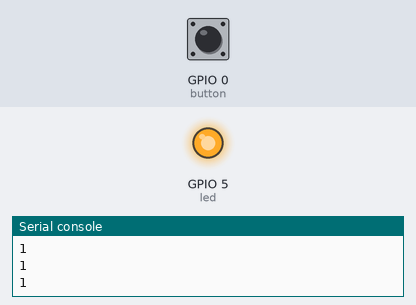
Bench run of a program on a simulated ESP32 board running MicroPython. Shown: output pins drawn as LEDs (lit = HIGH), the last lines printed to the serial console. The inputs (shaded band) are chosen by the test bench; at power-on: GPIO 0 (button) HIGH.

Above: at 1.2 s.
1.3 s: GPIO 0 (button) pulled LOW for 0.3 s
At 1.9 s:
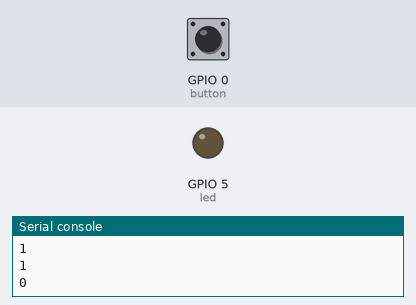
3.5 s: GPIO 0 (button) pulled LOW for 3.2 s
At 8.4 s:
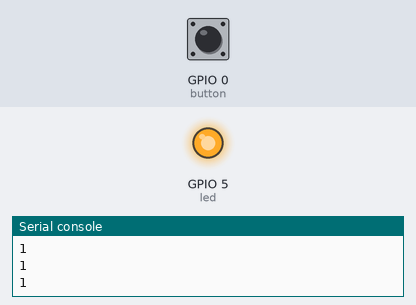
Timing chart, 0 to 9.9 s (numbered marks = the images above; inputs shaded):
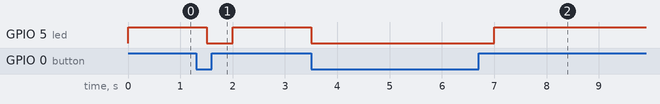

The program:

pushbutton_led.py
```python
from machine import Pin
from time import sleep
from lib.config import *

led = Pin(DEFAULT_IOTKIT_LED1, Pin.OUT)
button = Pin(DEFAULT_IOTKIT_BUTTON1, Pin.IN)

while True:
  led.value(button.value())
  print( button.value() )
  sleep(0.5)
```

config.py
```python
### Default Pins esp32-devkitC-V4 bzw. Mapping auf IoTKitV3.1 small

DEFAULT_IOTKIT_LED1 = 5
DEFAULT_IOTKIT_BUZZER = 26
DEFAULT_IOTKIT_BUTTON1 = 0

# I2C Bus D15 und D14
DEFAULT_IOTKIT_I2C_SCL = 4
DEFAULT_IOTKIT_I2C_SDA = 2

# H-Bridge D2 - D7
DEFAULT_IOTKIT_MOTOR1_FWD	= 12
DEFAULT_IOTKIT_MOTOR1_PWM	= 13
DEFAULT_IOTKIT_MOTOR1_REV	= 14
DEFAULT_IOTKIT_MOTOR2_FWD	= 16
DEFAULT_IOTKIT_MOTOR2_PWM	= 15
DEFAULT_IOTKIT_MOTOR2_REW = 17

# SPI Bus D10 (SS), D11 - D13
DEFAULT_IOTKIT_SPI_SCLK = 23
DEFAULT_IOTKIT_SPI_MISO = 22
DEFAULT_IOTKIT_SPI_MOSI = 21
DEFAULT_IOTKIT_SPI_SS   = 27

# 4 x 3 Header D9 und D8
DEFAULT_IOTKIT_SERVO1 = 19
DEFAULT_IOTKIT_SERVO2 = 18

# Analog Pins, A2 bis A5
DEFAULT_IOTKIT_POTI = 32
DEFAULT_IOTKIT_HALL_SENSOR = 33
DEFAULT_IOTKIT_ADC_4 = 34
DEFAULT_IOTKIT_ADC_5 = 35

# UART
DEFAULT_IOTKIT_UART_TX = 1
DEFAULT_IOTKIT_UART_RX = 3
```

Measured:
- after the input at 1.3 s, GPIO 5 (led): HIGH → LOW after 0.20 s, → HIGH 0.50 s later
- after the input at 3.5 s, GPIO 5 (led): HIGH → LOW at once, → HIGH 3.5 s later
